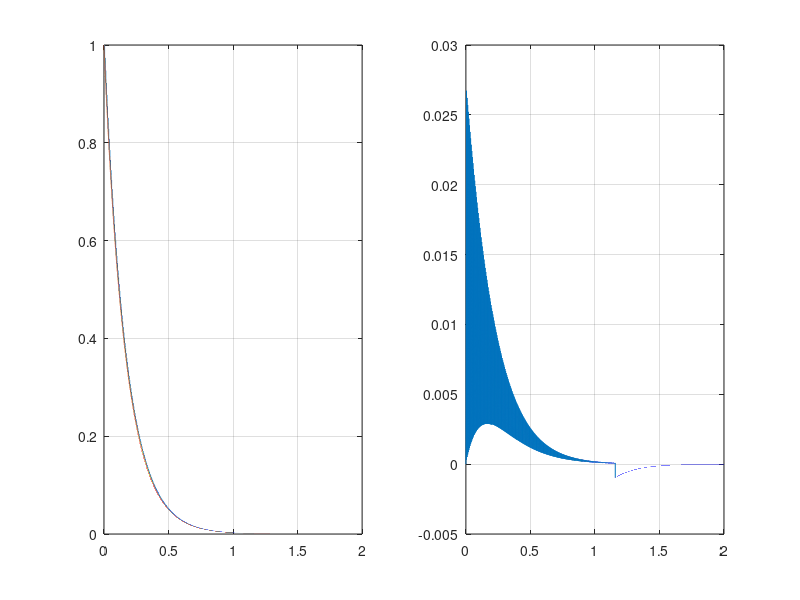

Recreate this plot in MATLAB. (Note: this script raises an error after producing the figure.)
close all
clear all
clc

% Settings
LUT_size  = 256;
epsilon   = 0.001;
f_s       = 48000;
t_sim     = 2.0;
t_95      = 0.5;
LUT_file  = '../dev/genesys_core/Core/Src/exp_LUT.txt';

z = -(LUT_size-1)*log(epsilon)/LUT_size;
LUT_exp = exp(-z*(0:(LUT_size-1))'/LUT_size);

c = (LUT_size-1)*log(0.05)/(log(epsilon)*f_s);

N_pts = round(t_sim*f_s);
accu  = 0.0;
amp = zeros(N_pts, 1);
t = (0:(N_pts-1))'/f_s;

for k = 1:N_pts
  amp(k) = LUT_exp(floor(accu) + 1);
  accu = accu + (c/t_95);
  if (floor(accu) >= 256)
    break
  end
end

amp_th = exp(t*log(0.05)/t_95);

figure
subplot(1,2,1)
    plot(t,amp,t,amp_th)
    grid on
    
subplot(1,2,2)
    plot(t,amp-amp_th)
    grid on
    
disp(sprintf('Constant c            = %0.20f', c))
disp(sprintf('Accumulator increment = %0.15f', (c/t_95)))


%% LUT construction

fileID = fopen(LUT_file, 'w');
for k = 1:LUT_size
  % EOL 
  if (k == LUT_size)
    fprintf(fileID, '%0.15ff', s(k));
  else
    fprintf(fileID, '%0.15ff,\n', s(k));
  end
end
fclose(fileID);